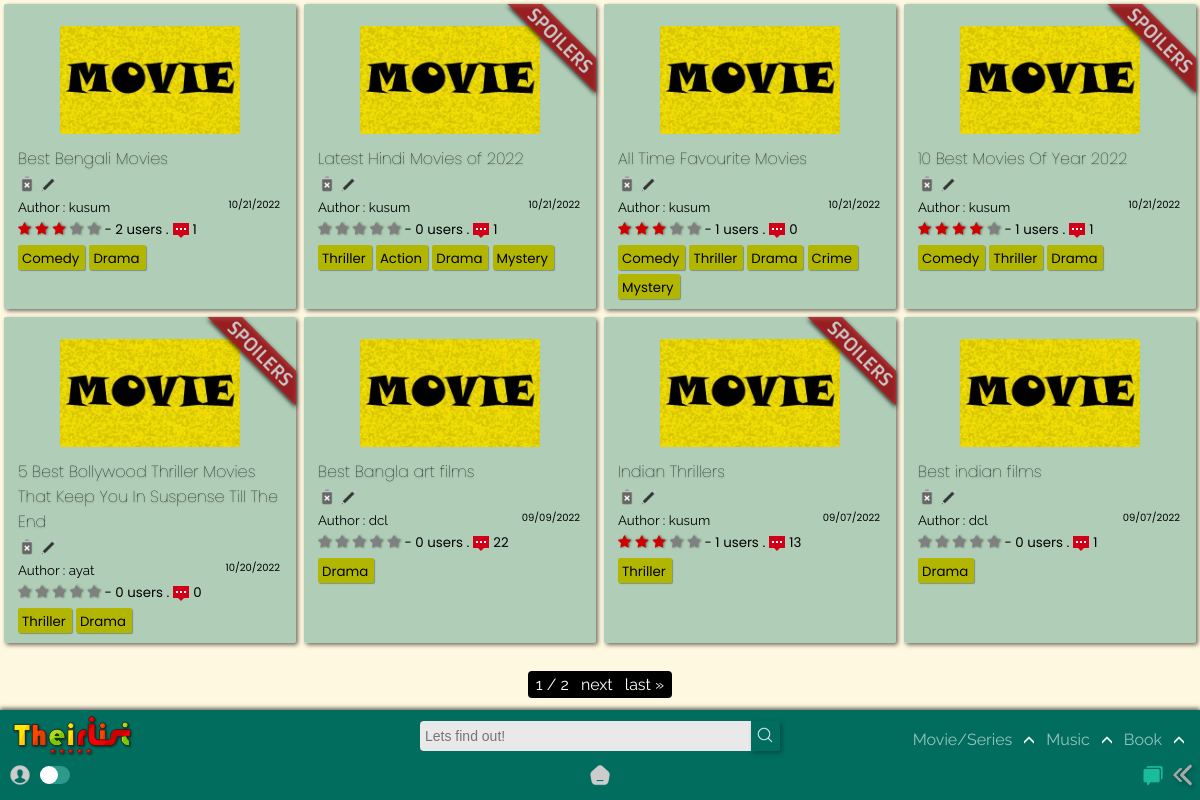
Screenshot of /home/list/ with the database file from the repository.
### app/models.py (models this page shows, shortened)
class List(models.Model):
    title = models.CharField(max_length=120)
    genre = models.ManyToManyField('Genre')
    creator = models.ForeignKey(User,on_delete=models.SET_NULL,blank=True, null=True)
    posted = models.DateTimeField(auto_now_add=True)
    content = RichTextField(null=True,default=' ')
    type = models.CharField(max_length=10,default="Movie")
    spoiler_choices = [(False, 'No'),(True, 'Yes')]
    spoiler = models.BooleanField(default=False,null=True, choices = spoiler_choices)
    slug = models.SlugField(max_length= 300,null=True, blank = True, unique=True)
    def average_rating(self) -> float:
        return Starr.objects.filter(list=self).aggregate(Avg("rate"))["rate__avg"] or 0
    def count_rating(self):
        return Starr.objects.filter(list=self).count()
    def count_comments(self):
        return Review.objects.filter(List=self).count()

class Genre(models.Model):
    name = models.CharField(max_length=150)
    def __str__(self):
        return self.name

### app/views.py (the view)
# urls.py: path('list/',TheirListView.as_view(),name = 'list'),
class TheirListView(ListView): #movies
    model = List
    paginate_by = 8
    template_name ='app/List_list.html'
    def get_queryset(self, *args, **kwargs):
        qs = super().get_queryset(*args, **kwargs)
        qs = qs.order_by("-id")
        return qs
    def get_context_data(self, **kwargs):
        context = super().get_context_data(**kwargs)
        modell = Review.objects.all()
        context["modam"] = modell
        return context

### templates/app/List_list.html (shortened to what this page needs)
{% extends "index.html" %}
{% load static %}
{% block content %}
<section>
  <div class="contain-sec" id="contain-sec8">
    {% for lola in object_list %}
    <div class="elements">
      <div class="thumb">
        <img src="{% static 'app/images/movie-poster.jpg' %}" width="100px" />
      </div>
      {% if lola.spoiler == True %}
          <div class="spoiler"><img src="{% static 'app/images/spoilerr.png' %}" width="100px" /></div>
      {% endif %}
      <div class="Title">
        <a href="{{lola.slug}}/"><h4 class="tit">{{lola.title}}</h4></a>
        {% if user.id == lola.creator.id %}
        <a href="{% url 'app:delete_movie' lola.slug %}"><img src ="{% static 'app/images/delete.png' %}"></a>
        <a href="{% url 'app:update_list' lola.slug %}"><img src ="{% static 'app/images/edit.png' %}"></a>
        {% else %}
        <img src ="{% static 'app/images/delete-dis.png' %}">
        <img src ="{% static 'app/images/edit-dis.png' %}">
        {% endif %}
      </div>
      <div class="Author">
        <small>Author : {{lola.creator.username}}<span>{{lola.posted|date:"SHORT_DATE_FORMAT"}}</span></small>
      </div>
      <div class="rating">
        <span class="star-headline">
          <span class="fa fa-star {% if lola.average_rating > 0 %} checked {% endif %}"></span>
          <span class="fa fa-star {% if lola.average_rating > 1 %} checked {% endif %}"></span>
          <span class="fa fa-star {% if lola.average_rating > 2 %} checked {% endif %}"></span>
          <span class="fa fa-star {% if lola.average_rating > 3 %} checked {% endif %}" ></span>
          <span class="fa fa-star {% if lola.average_rating > 4 %} checked {% endif %}"></span>
        </span>
        <small> - {{lola.count_rating}} users .<img class="comments_count" src="{% static 'app/images/comments.png' %}">{{lola.count_comments}}</small>
      </div>
        {% for tag in lola.genre.all %}
        <div class="Genre">
          <a href="{% url 'app:film' query=tag %}">
        <small>{{ tag }}</small>
          </a>
        </div>
          {% empty %}
          No tags!
        {% endfor %}
    </div>
    {% endfor %}
  </div>
  <div class="pagination_pages">
    <span class="step-links">
        <span class="current">
        {{ page_obj.number }} / {{ page_obj.paginator.num_pages }}
        </span>
        {% if page_obj.has_next %}
            <a href="?page={{ page_obj.next_page_number }}">next</a>
            <a href="?page={{ page_obj.paginator.num_pages }}">last &raquo;</a>
        {% endif %}
    </span>
  </div>
</section>
{% endblock content %}

### static/app/css/desk.css (style rules this page uses)
:root { --rd: #D10000; --white: rgb(233, 233, 233); --rd2: #9DAAF2; --dark: #1d1d1d; --teal: rgb(0, 109, 94); }
* { -webkit-tap-highlight-color: transparent; margin: 0; padding: 0; box-sizing: border-box; }
body { -webkit-tap-highlight-color: transparent; background-color: #fff5d1ab; text-decoration: none; height: 100vh; display: flex; flex-direction: column; font-family: 'Raleway', sans-serif; }
.Title img { height: 18px!important; }
.Genre small { padding: 0 0; margin-right: 2px; }
.fa { color: grey; filter: drop-shadow(1px 0px 1px rgba(0, 0, 0, 0.493)); }
.star-headline .checked { color: #D10000; }
.star-headline span { font-size: 14px; }
.comments_count { height: 16px; margin-bottom: -4px; margin-left: 4px; margin-right: 4px; }

### static/app/css/content_css.css (style rules this page uses)
section { position: relative; z-index: 0; }
.contain-sec { padding-top: 0px; display: grid; width: 100%; color: black; grid-template-rows: repeat(auto-fit, minmax(100px, 1fr)); grid-template-columns: repeat(auto-fit, minmax(250px, 1fr)); position: relative; margin-bottom: 100px; }
.elements { padding: 10px 14px; width: auto; cursor: pointer; background-color: rgba(0, 109, 94, 0.315); margin: 4px; border-radius: 2px; position: relative; box-shadow: 2px 2px 4px #00000090; transition: all 250ms ease-in-out; }
.thumb { display: grid; justify-content: center; }
.thumb img { height: 108px; width: auto; border-radius: 2px; margin: 12px; }
.tit { font-family: Poppins; font-size: 1em; font-weight: lighter; transition: all 250ms ease-in-out; margin-bottom: 4px; text-shadow: 0px 1px 2px #0000005b; }
.Author span { position: absolute; margin-right: 16px; right: 0; cursor: pointer; font-size: 10px; font-family: 'Poppins', sans-serif; }
.rating { font-family: 'Poppins', sans-serif; }
.Genre { margin: 0px 0px; margin-top: 4px; padding: 0px 4px; border-radius: 2px; background-color: rgb(179, 182, 0); color: rgb(0, 0, 0); width: max-content; cursor: pointer; display: inline-block; box-shadow: 1px 1px 1px #0000004b; font-family: 'Poppins', sans-serif; transition: all 350ms ease-in-out; }
.pagination_pages { color: white; width: 100%; position: fixed; bottom: 106px; text-align: center; }
.step-links { width: max-content; border-radius: 4px; }
.pagination_pages a,.pagination_pages span { color: white; background-color: black; padding: 4px 4px; cursor: pointer!important; }
.spoiler { position: absolute; height: 0; top: 0px; right: 0; filter: drop-shadow(0px 2px 2px black); text-align: center; }
.spoiler img { filter: opacity(0.8); width: 90px; }

### templates/app/List_list.html (style rules this page uses)
.Title img { height: 14px; }

### rows the page displays
List: title "Best Bengali Movies", creator.username "kusum", posted "10/21/2022", count_rating "2", count_comments "1"
Genre: name "Comedy"
Genre: name "Drama"
List: spoiler True (drawn), title "Latest Hindi Movies of 2022", creator.username "kusum", posted "10/21/2022", count_rating "0", count_comments "1"
Genre: name "Thriller"
Genre: name "Action"
Genre: name "Mystery"
List: title "All Time Favourite Movies", creator.username "kusum", posted "10/21/2022", count_rating "1", count_comments "0"
Genre: name "Crime"
List: spoiler True (drawn), title "10 Best Movies Of Year 2022", creator.username "kusum", posted "10/21/2022", count_rating "1", count_comments "1"
List: spoiler True (drawn), title "5 Best Bollywood Thriller Movies That Keep You In Suspense Till The End", creator.username "ayat", posted "10/20/2022", count_rating "0", count_comments "0"
List: title "Best Bangla art films", creator.username "dcl", posted "09/09/2022", count_rating "0", count_comments "22"
List: spoiler True (drawn), title "Indian Thrillers", creator.username "kusum", posted "09/07/2022", count_rating "1", count_comments "13"
List: title "Best indian films", creator.username "dcl", posted "09/07/2022", count_rating "0", count_comments "1"

### other values shown
{{ page_obj.number }} "1"
{{ page_obj.paginator.num_pages }} "2"
